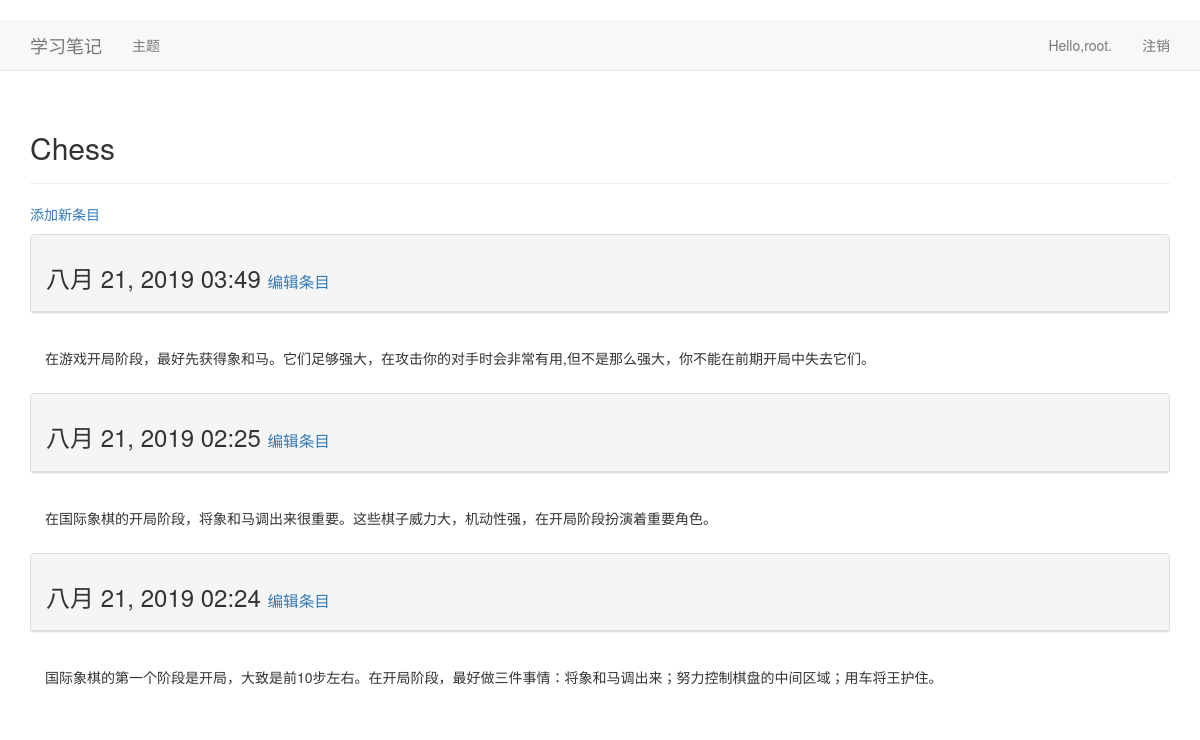
The page /topics/1/ (signed in) on the database its author committed.
### learning_logs/models.py (models this page shows, shortened)
class Topic(models.Model):
    text=models.CharField(max_length=200)
    date_added=models.DateTimeField(auto_now_add=True)
    owner=models.ForeignKey(User,on_delete=models.CASCADE)
    def __str__(self):
        return self.text

class Entry(models.Model):
    topic=models.ForeignKey(Topic,on_delete=models.CASCADE)
    text=models.TextField()
    date_added=models.DateTimeField(auto_now_add=True)
    class Meta:
        verbose_name_plural='entries'

### learning_logs/views.py (the view)
# urls.py: path('topics/<int:topic_id>/', views.topic, name='topic'),
@login_required
def topic(request,topic_id):
    topic=Topic.objects.get(id=topic_id)
    if topic.owner !=request.user:
        raise Http404
    entries=topic.entry_set.order_by('-date_added')
    context={'topic':topic,'entries':entries}
    return render(request,'learning_logs/topic.html',context)

### learning_logs/templates/learning_logs/topic.html
﻿{% extends "learning_logs/base.html" %}
{% block header %}
<h2>{{ topic }}</h2>
{% endblock header %}
{% block content %}
<p>
   <a href="{% url 'learning_logs:new_entry' topic.id %}">添加新条目</a>
</p>
   {% for entry in entries %}
    <div class="panel panel-default">
        <div class="panel-heading">
       <h3>
           {{ entry.date_added|date:'M d, Y H:i' }}
       <small>
         <a href="{% url 'learning_logs:edict_entry' entry.id %}">编辑条目</a>
       </small>
       </h3>
        </div>
    </div>
    <div class="panel-body">
        {{ entry.text|linebreaks }}
    </div>
   {% empty %}
        您还没有添加任何条目。
   {% endfor %}
{% endblock content %}

### learning_logs/templates/learning_logs/base.html (shortened to what this page needs)
﻿{% load bootstrap3 %}
<!DOCTYPE html>
<html>
<head>
    {% bootstrap_css %}
</head>
<body>
    <nav class="navbar navbar-default navbar-static-top">
        <div class="container">
            <div class="navbar-header">
                <a href="{% url 'learning_logs:index' %}" class="navbar-brand">学习笔记</a>
            </div>
            <div class="navbar-collapse collapse">
                <ul class="nav navbar-nav">
                    <li><a href="{% url 'learning_logs:topics' %}">主题</a> </li>
                </ul>
                <ul class="nav navbar-nav navbar-right">
                    {% if user.is_authenticated %}
                    <li><a>Hello,{{ user.username }}.</a></li>
                    <li><a href="{% url 'users:logout' %}">注销</a></li>
                    {% else %}
                    <li><a href="{% url 'users:register' %}">注册</a></li>
                    <li><a href="{% url 'users:login' %}">登录</a></li>
                    {% endif %}
                </ul>
            </div>
        </div>
    </nav>
    <div class="container">
        <div class="page-header">
            {% block header %}{% endblock header %}
        </div>
        <div>{% block content %}{% endblock content %}</div>
    </div>
</body>
</html>

### rows shown on the page
Topic: text "Chess"
Entry: date_added "八月 21, 2019 03:49", text "在游戏开局阶段，最好先获得象和马。它们足够强大，在攻击你的对手时会非常有用,但不是那么强大，你不能在前期开局中失去它们。"
Entry: date_added "八月 21, 2019 02:25", text "在国际象棋的开局阶段，将象和马调出来很重要。这些棋子威力大，机动性强，在开局阶段扮演着重要角色。"
Entry: date_added "八月 21, 2019 02:24", text "国际象棋的第一个阶段是开局，大致是前10步左右。在开局阶段，最好做三件事情：将象和马调出来；努力控制棋盘的中间区域；用车将王护住。"

### other values the page prints
{{ user.username }} "root"
